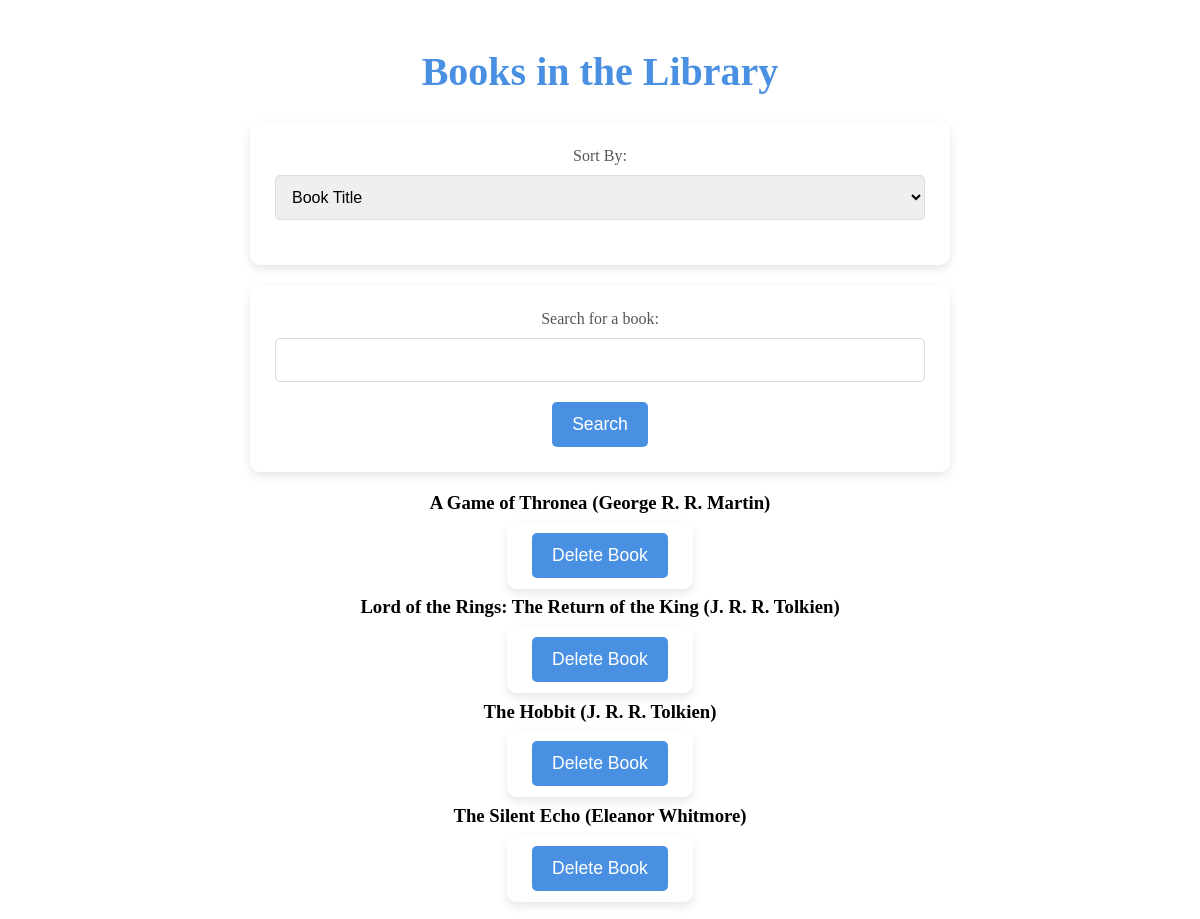
The page / on the database its author committed.
### data_models.py (models this page shows, shortened)
class Book(db.Model):
    __tablename__ = 'books'
    id = db.Column(db.Integer, primary_key=True, nullable=False, autoincrement=True)
    isbn = db.Column(db.String(13))
    title = db.Column(db.String(100), nullable=False)
    publication_year = db.Column(db.Integer)
    author_id = db.Column(db.Integer, db.ForeignKey('authors.id'))
    author = db.relationship('Author', backref=db.backref('books', lazy=True))

class Author(db.Model):
    __tablename__ = 'authors'
    id = db.Column(db.Integer, primary_key=True, nullable=False, autoincrement=True)
    name = db.Column(db.String(100), nullable=False)
    birth_date = db.Column(db.String, nullable=False)
    date_of_death = db.Column(db.String)

### app.py (the view)
@app.route('/')
def index():
    sort_by = request.args.get('sort_by', 'title')  # Default to sorting by title
    search_query = request.args.get('search', '')  # Get the search query
    if search_query:
        books = Book.query.filter(Book.title.ilike(f'%{search_query}%')).all()
    else:
        if sort_by == 'author':
            books = Book.query.join(Author).order_by(Author.name).all()
        else:  # Default to sorting by title
            books = Book.query.order_by(Book.title).all()
    authors = Author.query.all()
    return render_template('home.html', authors=authors, books=books, sort_by=sort_by)

### templates/home.html (shortened to what this page needs)
<head>
  <link rel="stylesheet" href="{{ url_for('static', filename='styles.css') }}">
</head>
<body>
  <div class="content">
    <h1>Books in the Library</h1>
    <form action="/" method="GET">
      <label for="sort_by">Sort By:</label>
      <select name="sort_by" id="sort_by" onchange="this.form.submit()">
        <option value="title" {% if sort_by == 'title' %}selected{% endif %}>Book Title</option>
      </select>
    </form>
    <form action="/" method="GET">
      <label for="search">Search for a book:</label>
      <input type="text" id="search" name="search" value="{{ search_query }}">
      <input type="submit" value="Search">
    </form>
    {% if books %}
      <div>
        {% for book in books %}
          <div class="book-item">
            <h3>{{ book.title }} ({{ book.author.name }})</h3>
            <form action="{{ url_for('delete_book', book_id=book.id) }}" method="POST" style="display:inline;">
              <button type="submit" class="delete-button">Delete Book</button>
            </form>
          </div>
        {% endfor %}
      </div>
    {% else %}
      <p>No books found that match your search criteria.</p>
    {% endif %}
  </div>
</body>
</html>

### static/styles.css (style rules this page uses)
h1 { text-align: center; font-size: 2.5rem; margin-top: 20px; color: #4A90E2; }
form { background-color: #fff; padding: 25px; margin: 20px auto; border-radius: 10px; box-shadow: 0 4px 10px rgba(0, 0, 0, 0.1); width: 80%; max-width: 650px; }
label { font-size: 1rem; margin-bottom: 8px; color: #555; }
input[type="text"], input[type="number"], input[type="date"], select { width: 100%; padding: 12px; margin: 10px 0 20px 0; border: 1px solid #ddd; border-radius: 5px; font-size: 1rem; transition: border 0.3s ease; }
input[type="submit"], button[type="submit"] { background-color: #4A90E2; color: white; border: none; padding: 12px 20px; border-radius: 5px; font-size: 1.1rem; cursor: pointer; transition: background-color 0.3s ease; }
.delete-button { font-size: 1rem; padding: 8px 15px; background-color: #FF5722; color: white; border: none; border-radius: 5px; cursor: pointer; transition: background-color 0.3s ease; }
.content { text-align: center; padding: 20px; }

### rows shown on the page
Book: title "A Game of Thronea", author.name "George R. R. Martin"
Book: title "Lord of the Rings: The Return of the King", author.name "J. R. R. Tolkien"
Book: title "The Hobbit", author.name "J. R. R. Tolkien"
Book: title "The Silent Echo", author.name "Eleanor Whitmore"
